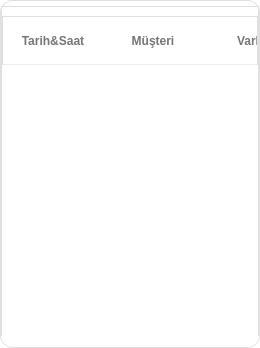
                 <widget class="QFrame" name="frame_29">
                  <property name="sizePolicy">
                   <sizepolicy hsizetype="Expanding" vsizetype="Expanding">
                    <horstretch>0</horstretch>
                    <verstretch>0</verstretch>
                   </sizepolicy>
                  </property>
                  <property name="minimumSize">
                   <size>
                    <width>0</width>
                    <height>198</height>
                   </size>
                  </property>
                  <property name="maximumSize">
                   <size>
                    <width>16777215</width>
                    <height>390</height>
                   </size>
                  </property>
                  <property name="styleSheet">
                   <string notr="true">QFrame{
background-color: #FFFFFF;
    border: 1px solid #E0E0E0;
    border-radius: 12px;}</string>
                  </property>
                  <property name="frameShape">
                   <enum>QFrame::Shape::StyledPanel</enum>
                  </property>
                  <property name="frameShadow">
                   <enum>QFrame::Shadow::Raised</enum>
                  </property>
                  <layout class="QVBoxLayout" name="verticalLayout_26">
                   <property name="spacing">
                    <number>0</number>
                   </property>
                   <property name="leftMargin">
                    <number>0</number>
                   </property>
                   <property name="topMargin">
                    <number>5</number>
                   </property>
                   <property name="rightMargin">
                    <number>0</number>
                   </property>
                   <item>
                    <widget class="QFrame" name="frame_30">
                     <property name="maximumSize">
                      <size>
                       <width>16777215</width>
                       <height>50</height>
                      </size>
                     </property>
                     <property name="styleSheet">
                      <string notr="true">border:transparent</string>
                     </property>
                     <property name="frameShape">
                      <enum>QFrame::Shape::StyledPanel</enum>
                     </property>
                     <property name="frameShadow">
                      <enum>QFrame::Shadow::Raised</enum>
                     </property>
                     <widget class="QLabel" name="label_55">
                      <property name="geometry">
                       <rect>
                        <x>30</x>
                        <y>0</y>
                        <width>101</width>
                        <height>41</height>
                       </rect>
                      </property>
                      <property name="styleSheet">
                       <string notr="true">font-size: 16px;
  border:transparent;
    color: #333333;</string>
                      </property>
                      <property name="text">
                       <string>Son 5 İşlem</string>
                      </property>
                     </widget>
                     <widget class="QPushButton" name="pushButton_10">
                      <property name="geometry">
                       <rect>
                        <x>660</x>
                        <y>0</y>
                        <width>111</width>
                        <height>41</height>
                       </rect>
                      </property>
                      <property name="styleSheet">
                       <string notr="true">/* 2. RAPOR İNDİR BUTONU */
QPushButton {
    background-color: #4250EE; /* O güzel mor renk */
    color: #FFFFFF;
    border-radius: 6px;
    padding: 8px 15px;
    font-weight: bold;
    font-size: 12px;
}
QPushButton:hover {
    background-color: #7C4DFF;
}</string>
                      </property>
                      <property name="text">
                       <string>Rapor İndir</string>
                      </property>
                     </widget>
                    </widget>
                   </item>
                   <item>
                    <widget class="QFrame" name="frame_32">
                     <property name="maximumSize">
                      <size>
                       <width>16777215</width>
                       <height>330</height>
                      </size>
                     </property>
                     <property name="styleSheet">
                      <string notr="true">border-top-left-radius: 0px;
    border-top-right-radius: 0px;
border-bottom:none;
border-bottom-right-radius:0px;
border-bottom-left-radius:0px</string>
                     </property>
                     <property name="frameShape">
                      <enum>QFrame::Shape::StyledPanel</enum>
                     </property>
                     <property name="frameShadow">
                      <enum>QFrame::Shadow::Raised</enum>
                     </property>
                     <layout class="QVBoxLayout" name="verticalLayout_28">
                      <property name="leftMargin">
                       <number>0</number>
                      </property>
                      <property name="rightMargin">
                       <number>0</number>
                      </property>
                      <item>
                       <widget class="QTableWidget" name="tableWidget_3">
                        <property name="minimumSize">
                         <size>
                          <width>0</width>
                          <height>370</height>
                         </size>
                        </property>
                        <property name="maximumSize">
                         <size>
                          <width>16777215</width>
                          <height>350</height>
                         </size>
                        </property>
                        <property name="styleSheet">
                         <string notr="true">
/* 3. TABLO GENEL */
QTableWidget {
    background-color: transparent;
    border: transparent;
    gridline-color: transparent;

}

/* 4. SÜTUN BAŞLIKLARI */
QHeaderView::section {
    background-color: #FFFFFF;
    color: #757575;             /* Gri Başlıklar */
    font-weight: bold;
    font-size: 12px;
    border: none;
    border-bottom: 1px solid #EEEEEE; /* Başlık altına ince çizgi */
    padding: 15px 5px;
    text-align: left;

}


/* 5. HÜCRELER */
QTableWidget::item {
    border-bottom: 1px solid #F9F9F9; /* Satır altına çok ince çizgi */
    padding: 10px 5px;
    color: #333333;
    font-size: 13px;
}
</string>
                        </property>
                        <column>
                         <property name="text">
                          <string>Tarih&amp;Saat</string>
                         </property>
                        </column>
                        <column>
                         <property name="text">
                          <string>Müşteri</string>
                         </property>
                        </column>
                        <column>
                         <property name="text">
                          <string>Varlık</string>
                         </property>
                        </column>
                        <column>
                         <property name="text">
                          <string>İşlem Tipi</string>
                         </property>
                        </column>
                        <column>
                         <property name="text">
                          <string>Miktar</string>
                         </property>
                        </column>
                        <column>
                         <property name="text">
                          <string>Birim Fiyat</string>
                         </property>
                        </column>
                        <column>
                         <property name="text">
                          <string>Komisyon</string>
                         </property>
                        </column>
                       </widget>
                      </item>
                     </layout>
                    </widget>
                   </item>
                  </layout>
                 </widget>
